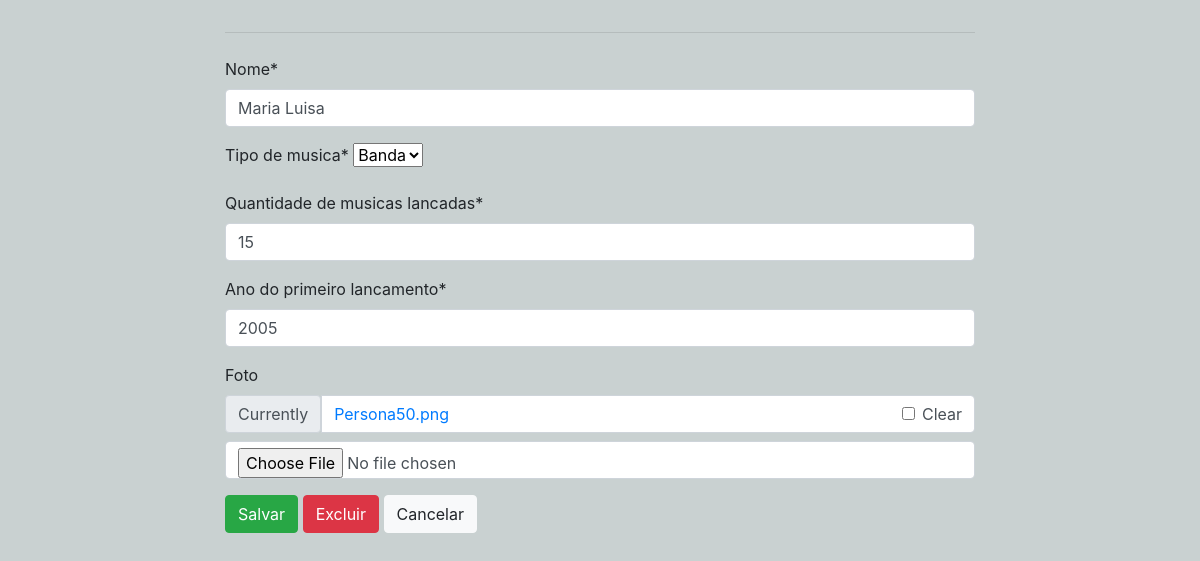
The page /update/4/ on the database its author committed.
### artista/models.py (models this page shows, shortened)
class Artista(models.Model):
    nome = models.CharField(max_length=100)
    tp = (
        ("Banda", "Banda"),
        ("Coral", "Coral"),
        ("Solo", "Solo"),
    )
    tipo_de_musica = models.CharField(max_length=30, choices=tp,default="Solo")
    quantidade_de_musicas_lancadas = models.IntegerField()
    ano_do_primeiro_lancamento = models.IntegerField()
    foto = models.ImageField(null=True, blank=True)

### artista/views.py (the view)
# urls.py: path('update/<int:id>/', update_artista, name='update_artista'),
def update_artista(request, id):
    artista = Artista.objects.get(id=id)
    form = ArtistaForm(request.POST or None, instance=artista)
    if form.is_valid():
        form.save()
        return redirect('list_artista')
    return render(request, 'artista-form.html', {'form': form, 'artista': artista})

### artista/forms.py
class ArtistaForm(forms.ModelForm):
    class Meta:
        model = Artista
        fields = ['nome', 'tipo_de_musica', 'quantidade_de_musicas_lancadas', 'ano_do_primeiro_lancamento', 'foto']

### artista/templates/artista-form.html (shortened to what this page needs)
{% extends 'base.html' %}
{% load crispy_forms_tags %}
{% block content %}
      <form method="POST" novalidate>
        <div class="form-group">
          {{ form.nome |as_crispy_field }}
        </div>
          <div class="form-group">
            {{ form.tipo_de_musica |as_crispy_field }}
          </div>
          <div class="form-group">
            {{ form.quantidade_de_musicas_lancadas |as_crispy_field  }}
          </div>
          <div class="form-group">
            {{ form.ano_do_primeiro_lancamento |as_crispy_field  }}
          </div>
          <div class="form-group">
            {{ form.foto |as_crispy_field }}
          </div>
          <button type="submit" class="btn btn-success">Salvar</button>
            {% if artista %}
                 <a href="{% url 'delete_artista' artista.id %}" class="btn btn-danger">Excluir</a>
            {% endif %}
          <a class="btn btn-light" href="{% url 'list_artista' %}">Cancelar</a>
      </form>
{% endblock %}

### artista/templates/base.html (style rules this page uses)
body { background-color:#C9D1D1; }

### rows shown on the page
Artista: nome "Maria Luisa", tipo_de_musica "Banda", quantidade_de_musicas_lancadas "15", ano_do_primeiro_lancamento "2005"
